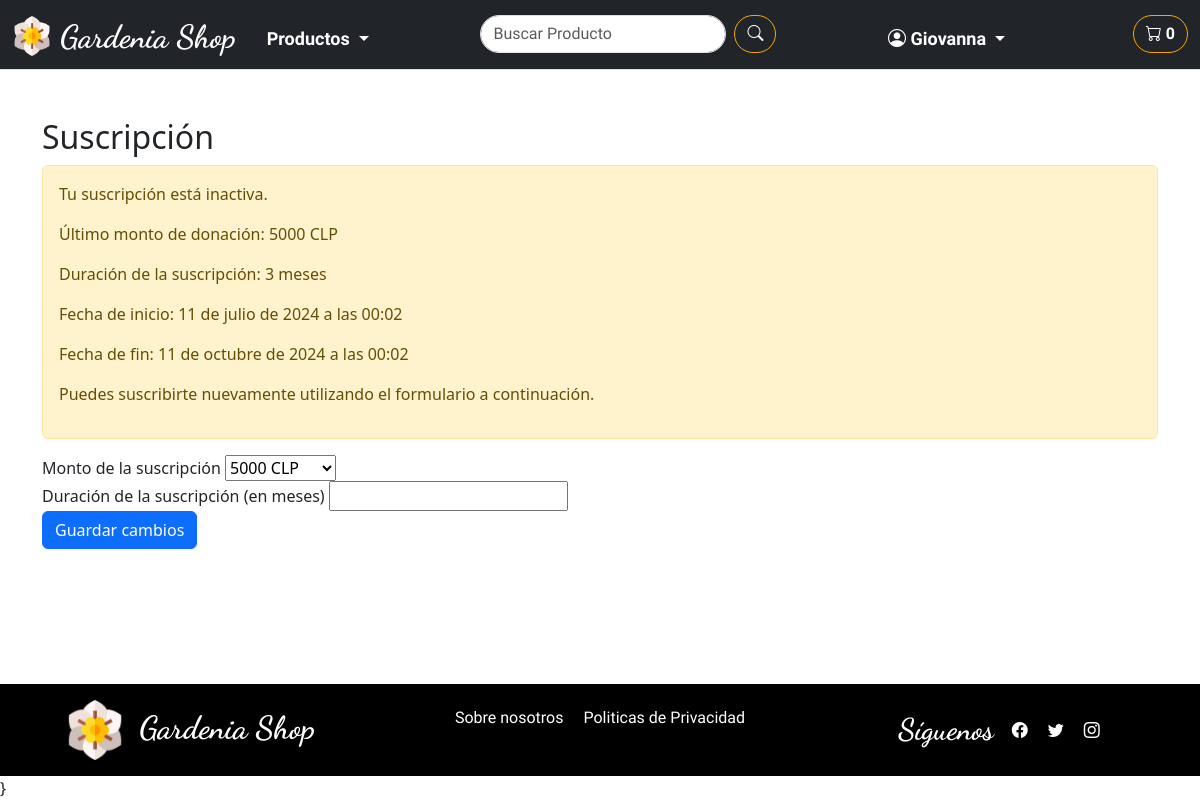
Page /shopWeb/profile/suscripcion/ (signed in) on the committed database.
### shopWeb/models.py (models this page shows, shortened)
class Suscripcion(models.Model):
    user = models.ForeignKey(User, on_delete=models.CASCADE)
    monto = models.DecimalField(max_digits=10, decimal_places=0, null=True, blank=True)
    duracion = models.IntegerField()  # Duración en meses
    fecha_inicio = models.DateTimeField(auto_now_add=True)
    fecha_fin = models.DateTimeField(null=True, blank=True)
    activa = models.BooleanField(default=False)
    MONTOS_OPCIONES = (
        (5000, '5000 pesos'),
        (10000, '10000 pesos'),
        (15000, '15000 pesos'),
        ('otro', 'Otro monto'),
    )

### shopWeb/views.py (the view)
# urls.py: path('profile/suscripcion/', views.suscripcion, name='suscripcion'),
@login_required
def suscripcion(request):
    usuario = request.user
    suscripcion_actual = Suscripcion.objects.filter(user=usuario).first()
    if suscripcion_actual:
        print("ACTIVA:", suscripcion_actual.activa)
    else:
        print("No hay suscripción activa")
    if request.method == 'POST':
        form = SuscripcionForm(request.POST)
        if form.is_valid():
            monto_donacion = form.cleaned_data.get('monto_elegido')
            duracion_suscripcion = form.cleaned_data.get('duracion')
            monto_otro = form.cleaned_data.get('monto_otro')
            if monto_donacion == 'otro':
                monto_donacion = monto_otro
            if suscripcion_actual :
                suscripcion_actual.monto = monto_donacion
                suscripcion_actual.duracion = duracion_suscripcion
                suscripcion_actual.activa = True  # Asegurarse de establecer el valor activa
                suscripcion_actual.fecha_inicio = timezone.now()  # Actualiza la fecha de inicio
                suscripcion_actual.save()
            else:
                suscripcion_nueva = Suscripcion(
                    user=usuario,
                    monto=monto_donacion,
                    duracion=duracion_suscripcion,
                    activa=True
                )
                suscripcion_nueva.save()
            messages.success(request, 'Suscripción actualizada correctamente.')
            return redirect('suscripcion')
    else:
        form = SuscripcionForm()
    context = {
        'suscripcion': suscripcion_actual,
        'form': form
    }
    return render(request, 'shopWeb/perfil_cliente/suscripcion.html', context)

### shopWeb/forms.py (shortened to what this page needs)
class SuscripcionForm(forms.Form):
    MONTO_CHOICES = [
        (5000, '5000 CLP'),
        (10000, '10000 CLP'),
        (15000, '15000 CLP'),
        ('otro', 'Otro monto'),
    ]
    monto_elegido = forms.ChoiceField(choices=MONTO_CHOICES, required=True)
    monto_otro = forms.IntegerField(required=False, min_value=5000)
    duracion = forms.IntegerField(required=True, min_value=1, label="Duración (meses)")

### shopWeb/templates/shopWeb/perfil_cliente/suscripcion.html (shortened to what this page needs)
{% extends 'shopWeb/layouts/base.html' %}
{% block content %}
<div class="container mt-5">
    <h2>Suscripción</h2>
    {% if suscripcion %}
        {% if suscripcion.activa %}
        <div class="alert alert-info">
            <p>Estás suscrito en apoyo a la Fundación Niños por Chile.</p>
            <p>Monto: {{ suscripcion.monto }} CLP</p>
            <p>Duración: {{ suscripcion.duracion }} meses</p>
            <p>Fecha de inicio: {{ suscripcion.fecha_inicio }}</p>
            {% if suscripcion.fecha_fin %}
            <p>Fecha de fin: {{ suscripcion.fecha_fin }}</p>
            {% else %}
            <p>Fecha de fin: No definida</p>
            {% endif %}
        </div>
        <form method="post" action="{% url 'cancelar_suscripcion' %}" class="mt-3" onsubmit="return confirmCancel();">
            {% csrf_token %}
            <button type="submit" class="btn btn-danger">Cancelar suscripción</button>
        </form>
        {% else %}
        <div class="alert alert-warning">
            <p>Tu suscripción está inactiva.</p>
            <p>Último monto de donación: {{ suscripcion.monto }} CLP</p>
            <p>Duración de la suscripción: {{ suscripcion.duracion }} meses</p>
            <p>Fecha de inicio: {{ suscripcion.fecha_inicio }}</p>
            <p>Fecha de fin: {{ suscripcion.fecha_fin }}</p>
            <p>Puedes suscribirte nuevamente utilizando el formulario a continuación.</p>
        </div>
        {% endif %}
    {% else %}
    <div class="alert alert-info">
        <p>Aún no tienes una suscripción activa. Apoya a la Fundación Niños por Chile suscribiéndote a continuación.</p>
    </div>
    {% endif %}
    <form method="post">
        <div class="form-group">
            <label for="id_monto_elegido">Monto de la suscripción</label>
            {{ form.monto_elegido }}
        </div>
        <div class="form-group">
            <label for="id_duracion">Duración de la suscripción (en meses)</label>
            {{ form.duracion }}
        </div>
        <button type="submit" class="btn btn-primary">Guardar cambios</button>
    </form>
</div>
{% endblock %}

### shopWeb/templates/shopWeb/layouts/navbar.html (shortened to what this page needs)
{% load static %}
<link rel="stylesheet" type="text/css" href="{% static 'css/style.css' %}">
<nav
    class="navbar navbar-dark navbar-expand-lg bg-dark sticky-top border-bottom pb-0">
    <div
        class="container-fluid d-flex align-items-center justify-content-between">
        <div class="d-flex align-items-start">
            <img src="{% static 'img/logo/logo_color.png' %}" alt="logo color"
                width="40" class="me-2 mt-2">
            <a class="navbar-brand dancing-script-font"
                href="{% url 'index' %}">
                <h5>Gardenia Shop</h5>
            </a>
        </div>
        <div class="offcanvas bg-dark offcanvas-end flex-column" id="offcanvas"
            aria-labelledby="offcanvasLabel">
            <div class="offcanvas-body justify-content-start align-items-start">
                <ul
                    class="navbar-nav me-auto d-flex flex-column flex-lg-row flex-grow-1 align-items-start justify-content-between">
                    <li class="nav-item dropdown">
                        <a class="nav-link dropdown-toggle comfortaa-font"
                            href="#PRODUCTOS" id="navbarDropdownMenuLink1"
                            role="button" data-bs-toggle="dropdown"
                            aria-expanded="false">
                            Productos
                        </a>
                    </li>
                    <form class="d-flex" role="search">
                        <input type="text" class="form-control me-2"
                            placeholder="Buscar Producto">
                        <button type="submit" class="btn btn-outline-success">
                            <i class="bi bi-search"></i>
                        </button>
                    </form>
                    {% if request.user.is_authenticated %}
                    {% if request.user.is_staff %}
                    <li class="nav-item dropdown">
                        <a class="nav-link dropdown-toggle"
                            id="navbarDropdownMenuLink1" role="button"
                            data-bs-toggle="dropdown" aria-expanded="false">
                            <i class="bi bi-person-circle"></i>
                            {{request.user.username}}
                        </a>
                        <ul class="dropdown-menu"
                            aria-labelledby="navbarDropdownMenuLink1">
                            <li><a class="dropdown-item"
                                    href="{% url 'productos_admin' %}">Productos</a></li>
                            <li><a class="dropdown-item"
                                    href="{% url 'agregar_producto' %}">Añadir
                                    Producto</a></li>
                            <li><a class="dropdown-item"
                                href="{% url 'gestion_cupones' %}"> Gestionar Cupones </a></li>
                            <li><a class="dropdown-item"
                                    href="{% url 'logout' %}">Cerrar
                                    Sesión</a></li>
                        </ul>
                    </li>
                    {% else %}
                    <li class="nav-item dropdown">
                        <a class="nav-link dropdown-toggle"
                            id="navbarDropdownMenuLink1" role="button"
                            data-bs-toggle="dropdown" aria-expanded="false">
                            <i class="bi bi-person-circle"></i>
                            {{request.user.first_name}}
                        </a>
                    </li>
                    {% endif %}
                    {% else %}
                    <a class="nav-link comfortaa-font" id="singin" href="#"
                        data-bs-toggle="modal" data-bs-target="#modalSignin">
                        <i class="bi bi-person-circle"></i> Iniciar Sesión
                    </a>
                    {% endif %}
                    <button class="btn btn-outline-success ms-3 carrito-button"
                        type="button" data-bs-toggle="offcanvas"
                        data-bs-target="#carrito-offcanvas"
                        aria-controls="offcanvasCarrito">
                        <i class="bi bi-cart"></i>
                        <span id="carrito-icono">0</span>
                    </button>
                </ul>
            </div>
        </div>
    </div>
</nav>

### shopWeb/static/css/style.css (style rules this page uses)
:root { --color-primary: #FFA500; --color-secondary: #FFD700; --color-tertiary: #32CD32; --color-red: #aa2929f0; --color-dark: #333333; --color-light: #FFFFFF; --color-black: #000000; }
html, body { height: 100vh; }
body { display: flex; flex-direction: column; }
.dancing-script-font { font-family: "Dancing Script", cursive; font-optical-sizing: auto; font-size: xx-large; font-weight: 700; font-style: normal; }
.comfortaa-font { font-family: "Comfortaa", sans-serif; font-optical-sizing: auto; font-weight: 700; font-style: normal; }
h5 { padding-top: 5px; font-family: "Dancing Script", cursive; font-optical-sizing: auto; font-size: xx-large; font-weight: 700; font-style: normal; color: var(--color-light); }
ul { list-style: none; }
a { text-decoration: none; color: var(--color-light); }
.navbar-brand { font-size: 30px; font-weight: bold; }
.nav-link { font-family: "Comfortaa", sans-serif; font-size: 18px; font-weight: bold; color: var(--color-light); padding: 10px 15px; white-space: nowrap; }
#navbarDropdownMenuLink1 { color: var(--color-light); font-family: "Comfortaa", sans-serif; font-size: 18px; font-weight: bold; padding: 10px 15px; }
.form-control { border-radius: 25px; font-family: "Comfortaa", sans-serif; }
.btn-outline-success { border-color: var(--color-primary); color: var(--color-light); font-weight: bold; border-radius: 25px; white-space: nowrap; }
.offcanvas-body { padding: 20px; overflow-y: auto; }
.politicas-page p, ul, li { font-family: "Comfortaa", sans-serif; font-size: 18px; font-weight: bold; color: var(--color-dark); }

### rows in the picture
Suscripcion: monto "5000", duracion "3", fecha_inicio "11 de julio de 2024 a las 00:02", fecha_fin "11 de octubre de 2024 a las 00:02"

### other values in the picture
{{ request.user.first_name }} "Giovanna"
